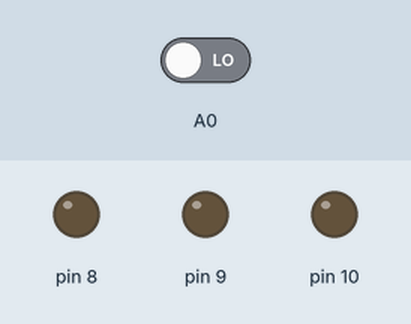
Simulated run of this sketch. Board: Arduino Uno, built with avr-gcc and run on an emulated ATmega328P. Parts: output pins drawn as LEDs (lit = HIGH). The inputs (shaded band) are chosen by the test bench; at power-on: A0 LOW.

Above: at 18.0 s.
18.1 s: A0 driven HIGH
At 27.8 s:
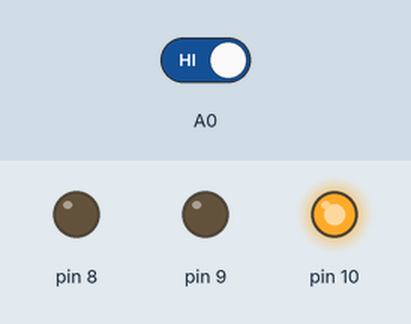
At 31.2 s:
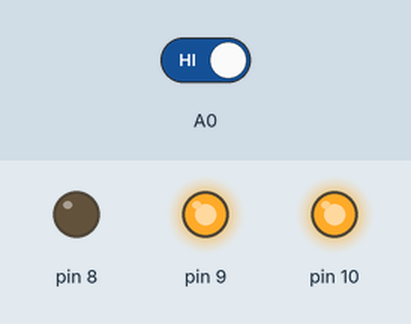
31.5 s: A0 driven LOW
At 37.0 s:
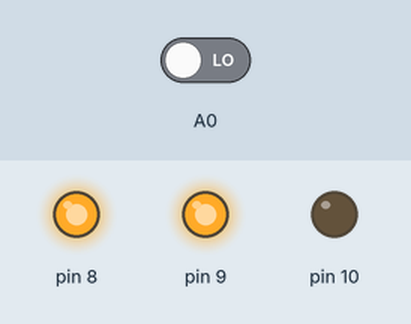
Timing chart, 0 to 43.5 s (numbered marks = the images above; inputs shaded):
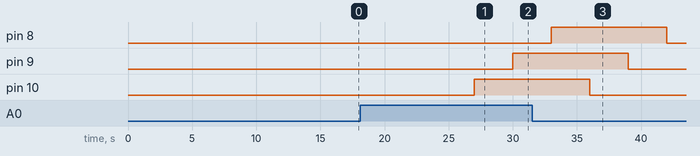

Measured:
- after the input at 18.1 s, pin 9: LOW → HIGH after 11.9 s; pin 10: LOW → HIGH after 8.9 s
- after the input at 31.5 s, pin 9: HIGH → LOW after 7.5 s; pin 10: HIGH → LOW after 4.5 s

The sketch:

circuitcode.ino
```cpp
// C++ code
void setup()
{
  Serial.begin(9600);
  pinMode(A0,INPUT);
  pinMode(10,OUTPUT);
  pinMode(9,OUTPUT);
  pinMode(8,OUTPUT);
}

void loop()
{
  int touchstatus=digitalRead(A0);
  if(touchstatus<575 && touchstatus>0){
  	digitalWrite(10,HIGH);
  }
  else{
    digitalWrite(10,LOW);
  }
  delay(3000);

  if(touchstatus<125 && touchstatus>0){
    digitalWrite(9,HIGH);
  }
  else{
    digitalWrite(9,LOW);
  }
  delay(3000);

  if(touchstatus<82 && touchstatus>0){
    digitalWrite(8,HIGH);
  }
  else{
    digitalWrite(8,LOW);
  }
  delay(3000);
}
```
